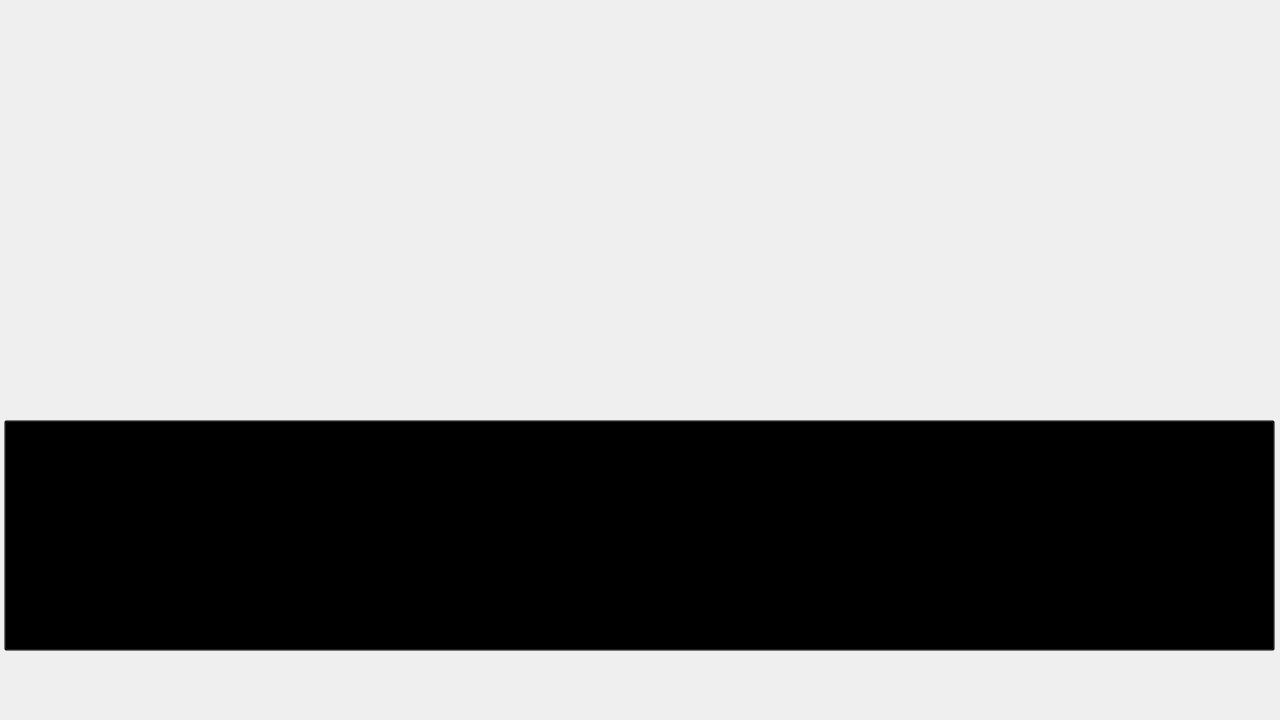
<?xml version="1.0" encoding="UTF-8"?>
<ui version="4.0">
 <class>Form</class>
 <widget class="QWidget" name="Form">
  <property name="geometry">
   <rect>
    <x>0</x>
    <y>0</y>
    <width>1280</width>
    <height>720</height>
   </rect>
  </property>
  <property name="minimumSize">
   <size>
    <width>1280</width>
    <height>720</height>
   </size>
  </property>
  <property name="maximumSize">
   <size>
    <width>1280</width>
    <height>720</height>
   </size>
  </property>
  <property name="windowTitle">
   <string>Form</string>
  </property>
  <widget class="QLabel" name="label">
   <property name="geometry">
    <rect>
     <x>0</x>
     <y>0</y>
     <width>1280</width>
     <height>720</height>
    </rect>
   </property>
   <property name="text">
    <string/>
   </property>
   <property name="pixmap">
    <pixmap>../img/win.png</pixmap>
   </property>
  </widget>
  <widget class="QPushButton" name="btnOK">
   <property name="geometry">
    <rect>
     <x>4</x>
     <y>420</y>
     <width>1271</width>
     <height>231</height>
    </rect>
   </property>
   <property name="styleSheet">
    <string notr="true">background-color:rgb(0,0,0,0%)</string>
   </property>
   <property name="text">
    <string/>
   </property>
  </widget>
 </widget>
 <resources/>
 <connections/>
</ui>
